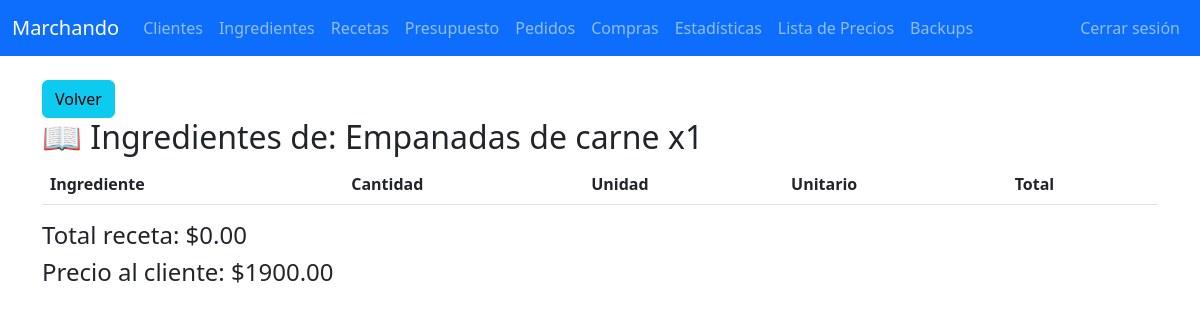
The app's page /receta/3 (signed in), older data.
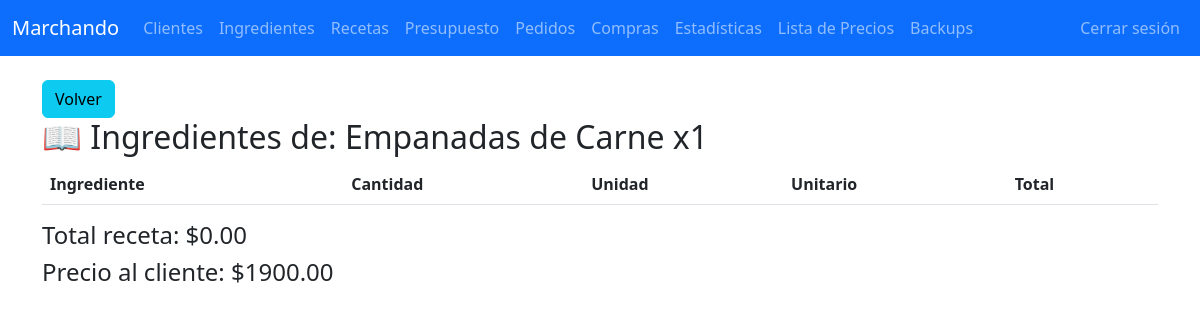
The same page, newer data.
### tables this page shows
CREATE TABLE recetas (
    id INTEGER PRIMARY KEY AUTOINCREMENT,
    nombre TEXT NOT NULL,
    referencia TEXT,
    UNIQUE(nombre)
);

### app.py (the view)
@app.route("/receta/<int:receta_id>")
@login_required
def ver_receta(receta_id):
    conn = get_conn()
    receta = conn.execute("SELECT * FROM recetas WHERE id = ?", (receta_id,)).fetchone()
    ingredientes = conn.execute("""
        SELECT ri.id, i.producto, ri.cantidad, i.unidad, i.costo_unitario,
               (ri.cantidad * i.costo_unitario) AS costo_total
        FROM receta_ingredientes ri
        JOIN ingredientes i ON ri.ingrediente_id = i.id
        WHERE ri.receta_id = ?
    """, (receta_id,)).fetchall()
    costo_total = sum([ing["costo_total"] for ing in ingredientes])
    precio = conn.execute("""
        SELECT precio_cliente FROM lista_precios WHERE receta_id = ?
    """, (receta_id,)).fetchone()
    precio_cliente = precio["precio_cliente"] if precio else 0
    conn.close()
    return render_template("receta_ingredientes.html",
                           receta=receta,
                           ingredientes=ingredientes,
                           costo_total=costo_total,
                           precio_cliente=precio_cliente)

### app.py (called while the page is built)
def login_required(f):
    @wraps(f)
    def decorated_function(*args, **kwargs):
        if not session.get('logged_in'): # PRUEBAS LOCALES
            return redirect(url_for('login', next=request.path))
        return f(*args, **kwargs)
    return decorated_function

def get_conn():
    conn = sqlite3.connect(DB_NAME)
    conn.row_factory = sqlite3.Row
    return conn

### templates/receta_ingredientes.html (shortened to what this page needs)
{% extends 'base.html' %}
{% block content %}
<br>
<a href="javascript:history.back()" class="btn btn-md btn-info">Volver</a>
<br>
<h2>📖 Ingredientes de: {{ receta.nombre }}</h2>
<table class="table">
  <thead>
    <tr>
      <th>Ingrediente</th>
      <th>Cantidad</th>
      <th>Unidad</th>
      <th>Unitario</th>
      <th>Total</th>
    </tr>
  </thead>
</table>
<h4>Total receta: ${{ '%.2f'|format(costo_total) }}</h4>
<h4>Precio al cliente: ${{ '%.2f'|format(precio_cliente) }}</h4>
{% endblock %}

Row changes from the older to the newer data that the page shows:
changed recetas: nombre "Empanadas de carne x1" → "Empanadas de Carne x1"
